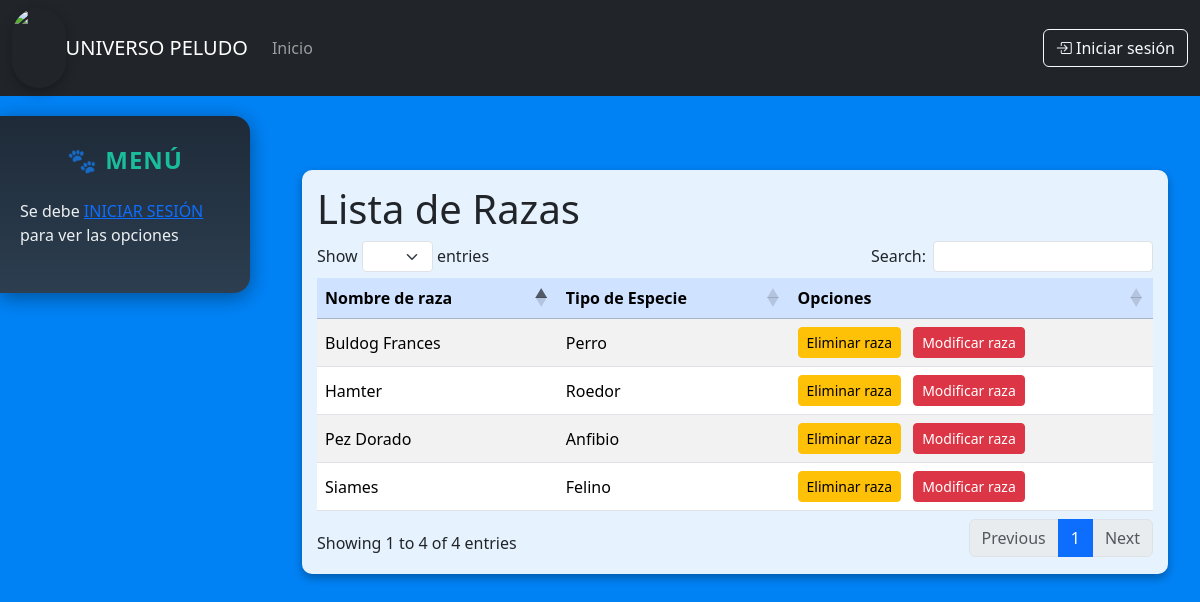
The app's page /listar_razas/, older data.
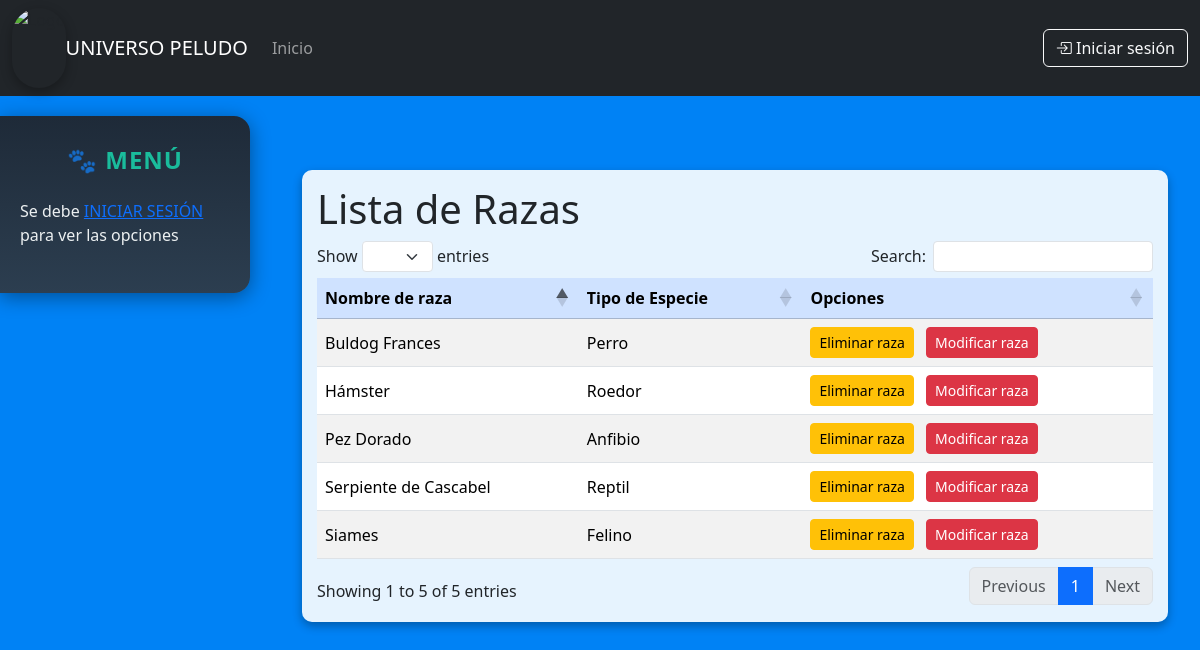
The same page, newer data.
### apps/core/models.py (models this page shows, shortened)
class Raza(models.Model):
    especie = models.ForeignKey(Especie, on_delete=models.SET_NULL, null=True, blank=True, related_name="especie")
    nombre = models.CharField(max_length=80)

class Especie(models.Model):
    nombre = models.CharField(max_length=80)
    descripcion = models.TextField(default="")
    def __str__(self):
        return f"{self.nombre}"

### apps/core/views.py (the view)
# urls.py: path('listar_razas/', listar_razas, name='listar_razas'),
def listar_razas(request):
    razas=Raza.objects.all()
    return render(request, 'raza/listarRaza.html',{'razas':razas})

### apps/core/templates/raza/listarRaza.html
{% extends 'base.html' %}
{% block content %}
  <div class="table-responsive">
    <h1>Lista de Razas</h1>
    <table id="tablaUP" class="table table-striped table-hover align-middle">
      <thead class="table-primary">
        <tr>
          <th>Nombre de raza</th>
          <th>Tipo de Especie</th>
          <th>Opciones</th>
        </tr>
      </thead>
      <tbody>
        {% for raza in razas %}
          <tr>
            <td>{{raza.nombre}}</td>
            <td>{{raza.especie}}</td>
           <td>
              <a href="{% url 'eliminar_raza' raza.pk %}"class="btn btn-sm btn-warning">Eliminar raza</a>
              <a href="{% url 'modificar_raza' raza.pk %}"class="btn btn-sm btn-danger ms-2">Modificar raza</a>
            </td>
          </tr>
        {% endfor %}
      </tbody>
    </table>
  </div>
  {% endblock %}

Row changes from the older to the newer data that the page shows:
changed Raza "Roedor": nombre "Hamter" → "Hámster"
added Raza: nombre "Serpiente de Cascabel", especie "Reptil"
Text that changed along with them:
text written by a page script: "Show entries Search: Showing 1 to 4 of 4 entries Previous 1 Next" → "Show entries Search: Showing 1 to 5 of 5 entries Previous 1 Next"
